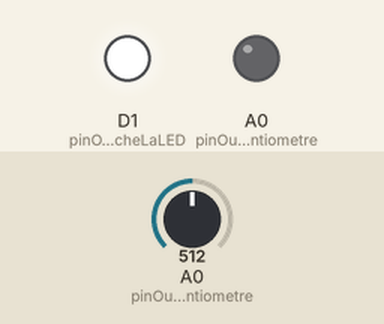
Bench run of a sketch on a simulated ESP8266 (NodeMCU). Shown: output pins drawn as LEDs (lit = HIGH). The test bench sets the inputs (shaded band); at power-on: A0 (pinOuEstBrancheLePotentiometre) = 512.

Above: at 1.2 s.
1.3 s: A0 (pinOuEstBrancheLePotentiometre) set to 122
At 1.7 s:
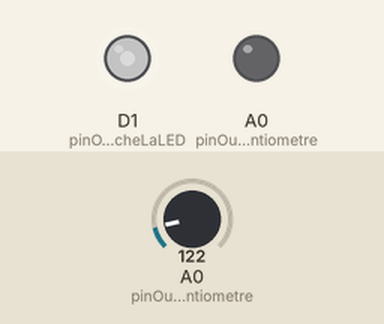
2.8 s: A0 (pinOuEstBrancheLePotentiometre) set to 0
At 4.0 s:
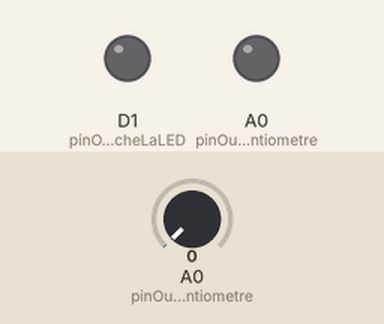
4.3 s: A0 (pinOuEstBrancheLePotentiometre) set to 306
At 5.2 s:
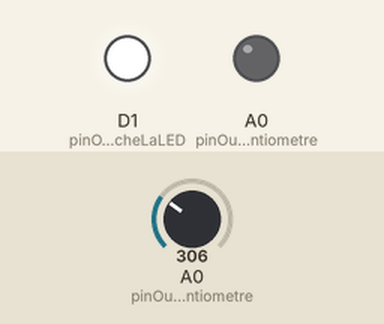
Timing chart, 0 to 7.3 s (numbered marks = the images above; inputs shaded):
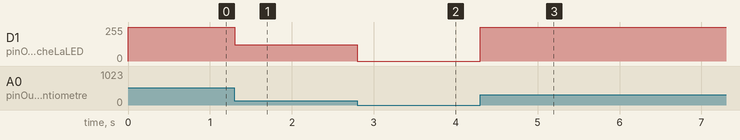

Measured:
- after the input at 1.3 s, D1 (pinOuEstBrancheLaLED): 255/255 → 122/255 at once
- after the input at 2.8 s, D1 (pinOuEstBrancheLaLED): 122/255 → 0/255 at once
- after the input at 4.3 s, D1 (pinOuEstBrancheLaLED): 0/255 → 255/255 at once

The sketch:

pwm-esp.ino
```cpp
/*
   ______               _                  _///_ _ _                   _
  /   _  \             (_)                |  ___| |         | |                 (_)
  |  [_|  |__  ___  ___ _  ___  _ __      | |__ | | ___  ___| |_ _ __ ___  _ __  _  ___  _   _  ___
  |   ___/ _ \| __|| __| |/ _ \| '_ \_____|  __|| |/ _ \/  _|  _| '__/   \| '_ \| |/   \| | | |/ _ \
  |  |  | ( ) |__ ||__ | | ( ) | | | |____| |__ | |  __/| (_| |_| | | (_) | | | | | (_) | |_| |  __/
  \__|   \__,_|___||___|_|\___/|_| [_| \____/|_|\___|\____\__\_|  \___/|_| |_|_|\__  |\__,_|\___|
| |
\_|
  Fichier :       prgTestLedPiloteeEnPwmViaPotentiometre.ino

  Description :   Permet de faire varier la luminosité d'une LED avec un signal PWM 0-5V,
                  via un potentiomètre branché sur l'entrée analogique d'un Arduino Nano

  Auteur :        Jérôme TOMSKI (https://passionelectronique.fr/)
  Créé le :       10.11.2021

  A REICHART
  version esp

*/

#define pinOuEstBrancheLePotentiometre  A0       // Le potentiomètre servant à faire varier la luminosité de la LED sera branché sur l'entrée A0 de l'Arduino Nano
#define pinOuEstBrancheLaLED            D1 // La LED sera quant à elle branchée sur la sortie D3 de l'Arduino Nano (attention : toutes les sorties ne permettent pas de générer un signal PWM)

int valeurTensionEntreeAnalogique;              // Variable qui contiendra la valeur de la tension mesurée sur l'entrée analogique (valeur comprise entre 0 et 1023, car lecture sur 10 bits)


// ========================
// Initialisation programme
// ========================
void setup()
{
  Serial.begin(115200);
  // Définition de la broche où sera branché la LED en sortie
  pinMode(pinOuEstBrancheLePotentiometre, OUTPUT);

  // Nota : pas besoin de déclarer l'entrée analogique en entrée, car c'est sous entendu, par défaut

}

// =================
// Boucle principale
// =================
void loop()
{

  // *****************************************************************************************************************************
  // Lecture de la tension présente sur l'entrée analogique, où est branché le potentiomètre (son "point milieu", plus exactement)
  // *****************************************************************************************************************************
  // Pour rappel : la valeur retournée sera comprise entre 0 et 1023, car il s'agit là d'une lecture sur 10 bits (0 correspondant à 0V, et 1023 à +5V)

  valeurTensionEntreeAnalogique = analogRead(pinOuEstBrancheLePotentiometre);

  // *****************************************************************************************************************************
  // Génération du signal PWM
  // *****************************************************************************************************************************

  analogWrite(pinOuEstBrancheLaLED, valeurTensionEntreeAnalogique);

}
```
